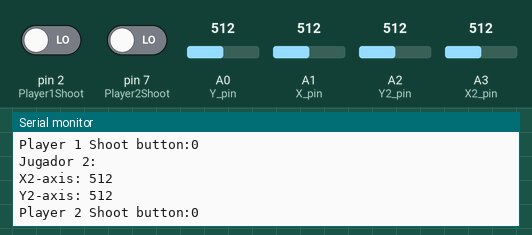
Simulated run of this sketch. Board: Arduino Uno, built with avr-gcc and run on an emulated ATmega328P. On the bench: the last lines printed to the serial monitor. The test bench sets the inputs (shaded band); at power-on: A0 (Y_pin) = 512, A2 (Y2_pin) = 512, pin 2 (Player1Shoot) LOW, pin 7 (Player2Shoot) LOW, A1 (X_pin) = 512, A3 (X2_pin) = 512.

Above: at 1.3 s.
1.4 s: A0 (Y_pin) set to 107
2.9 s: A0 (Y_pin) set to 93
5.9 s: A2 (Y2_pin) set to 106
At 6.61 s:
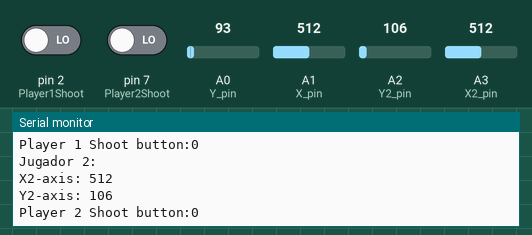
7.4 s: A2 (Y2_pin) set to 92
At 8.3 s:
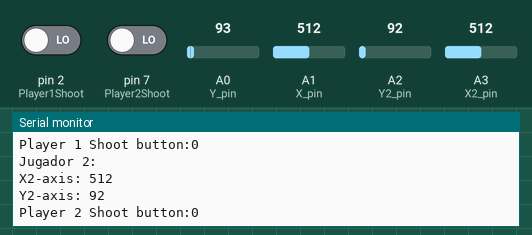
Timing chart, 0 to 10.4 s (numbered marks = the images above; inputs shaded):
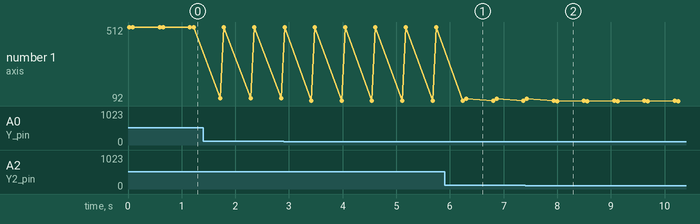

Measured:
- after the input at 5.9 s, the serial monitor: prints a new line after 0.41 s (image 1)
- after the input at 7.4 s, the serial monitor: prints a new line after 0.60 s (image 2)
- plotted number 1: 512 → 107 after the input at 1.4 s, 93 → 92 after the input at 7.4 s

The sketch:

TestJoystick.ino
```cpp
// Arduino pin numbers
const int X_pin = 1; // analog pin connected to first X output
const int Y_pin = 0; // analog pin connected to first Y output
const int X2_pin = 3; // analog pin connected to second X output
const int Y2_pin = 2; // analog pin conected to second Y output
int Player1Shoot = 2;
int Player2Shoot = 7;

int valP1 = 0;
int valP2 = 0;

int buttonState = 0;

void setup() {
  pinMode(Player1Shoot, INPUT);
  pinMode(Player2Shoot, INPUT);
  Serial.begin(9600);
}

void loop() {
  valP1 = digitalRead(Player1Shoot);
  valP2 = digitalRead(Player2Shoot);
  Serial.print("Jugador1:");
  Serial.print("\n");
  Serial.print("X1-axis: ");
  Serial.print(analogRead(X_pin));
  Serial.print("\n");
  Serial.print("Y1-axis: ");
  Serial.println(analogRead(Y_pin));
  Serial.print("Player 1 Shoot button:");
  Serial.println(digitalRead(Player1Shoot));
  Serial.print("\n");
  Serial.print("Jugador 2:");
  Serial.print("\n");
  Serial.print("X2-axis: ");
  Serial.print(analogRead(X2_pin));
  Serial.print("\n");
  Serial.print("Y2-axis: ");
  Serial.println(analogRead(Y2_pin));
  Serial.print("\n");
  Serial.print("Player 2 Shoot button:");
  Serial.println(digitalRead(Player2Shoot));
  Serial.print("\n");
  delay(500);
}
```
